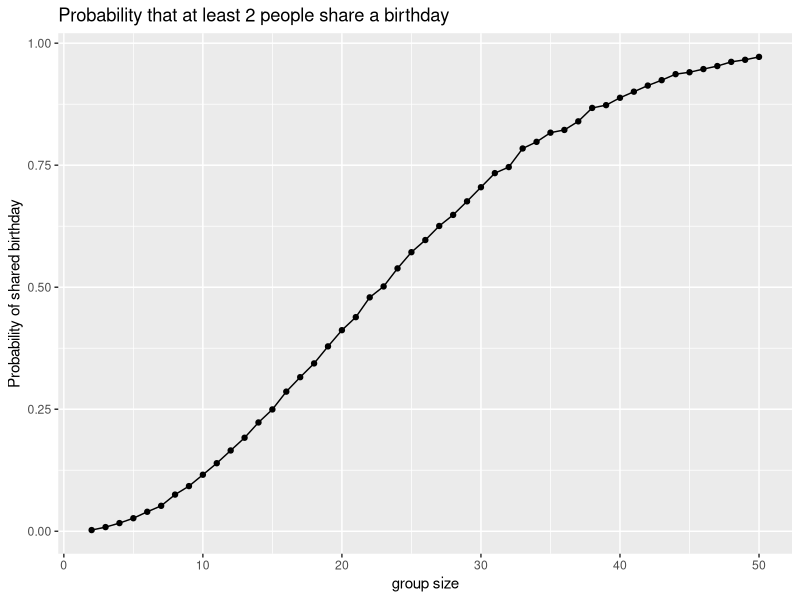

This figure's R source: (Note: this script raises an error after producing the figure.)
## ---- chunk 1
library(tidyverse)
set.seed(1)
## ---- chunk 2
# Check for duplicate birthdays
birthday = function(n) { 
sim_data = sample(1:365, n, replace = TRUE)
num_bday = n_distinct(sim_data)
num_bday < n
}

# Run function 10,000 times from groups between 2 & 50
sim_results_df = expand_grid(sample_size = 2:50, iter = 1:10000) |>
mutate(duplicate = map(sample_size, birthday)) |>
unnest(duplicate)
head(sim_results_df)

#Probability that at least 2 people share a birthday
sim_results_df |>
group_by(sample_size) |>
summarize(emp_mean = mean(duplicate)) |>
ggplot(aes(x = sample_size, y = emp_mean)) + geom_point() + 
geom_line() + 
labs(
title = "Probability that at least 2 people share a birthday", 
x = "group size", 
y = "Probability of shared birthday"
)

## ---- chunk 3
# Creating dataframe with all file names
full_df = tibble(
files = list.files("data/"), path = str_c("data/", files)) |>
mutate(data = map(path, read_csv)) |>
unnest(data)
head(full_df)

# Tidy data
tidy_df =
full_df |>
mutate(
files = str_replace(files, ".csv", ""),
arm = str_sub(files, 1, 3)) |>
pivot_longer(
week_1:week_8,
names_to = "week",
values_to = "outcome",
names_prefix = "week_") |>
mutate(week = as.numeric(week)) |> 
select(arm, subject_id = files, week, outcome)

head(tidy_df)

# Make a spaghetti plot of observations on each subject over time
tidy_df |>
ggplot(aes(x = week, y = outcome, group = subject_id, color = arm)) + 
geom_point() + 
geom_path() + 
facet_grid(~arm) +
labs(title = "Observations on each subject over time", 
x = "Week",
y = "Outcome",
color = "Arm")

## ---- chunk 4
# Set up simulation to explore power in 1-sample t-test
sim_ttest = function(mu, n = 30, sigma = 5) {
sim_data = tibble(
x = rnorm(n, mean = mu, sd = sigma)
)
sim_data |>
pull(x) |>
t.test(mu = 0) |>
broom::tidy() |>
select(estimate, p.value)
}

#Test function
sim_ttest(0)
sim_ttest(6)

# Generate 5000 datasets for mu = {1,..,6}
sim_results_df = expand_grid(
true_mu = 0:6,
iter = 1:5000) |>
mutate(estimate_df = map(true_mu, sim_ttest)) |>
unnest(estimate_df)
head(sim_results_df)

# Make a plot for the power of the test
sim_results_df |>
group_by(true_mu) |>
summarize(power = mean(p.value < 0.05)) |>
ggplot(aes(x = true_mu, y = power)) + geom_point() + geom_line() +
labs(
title = "Power of the one-sample t-test depending on mu",
x = "True value of mu",
y = "Proportion of times null was rejected (power)"
)

## ---- chunk 5
# Average estimate and true value of mu
mu_df = sim_results_df |>
group_by(true_mu) |>
summarize(avg_mu = mean(estimate)) |>
mutate(samples = "Average of all samples")

# Average estimate of mu for samples with null rejected
null_rejected_df = sim_results_df |>
filter(p.value < 0.05) |>
group_by(true_mu) |>
summarize(avg_mu = mean(estimate)) |>
mutate(samples = "Average of samples with null rejected")

#Overlay plots 
bind_rows(mu_df, null_rejected_df) |>
ggplot(aes(x = true_mu, y = avg_mu, color = samples)) + geom_point() + geom_line() + labs(
title = "Average estimate of mu v. true value of mu", 
x = "True value of mu",
y = "Average estimate of mu",
color = "Samples"
)
